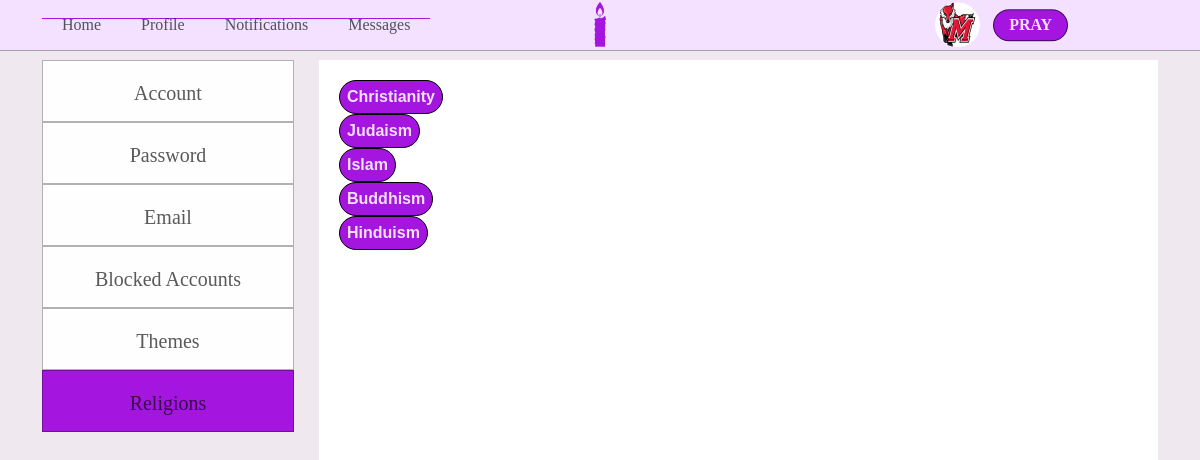
/settings-religions.php (signed in), run on the app's committed database.
### tables this page shows
CREATE TABLE Users(
    userid INT(10) PRIMARY KEY AUTO_INCREMENT,
    fname VARCHAR(20),
    lname VARCHAR(20),
    username VARCHAR(12),
    user_password VARCHAR(15),
    bio TEXT,
    zipCode INT(10),
    Primary_religion INT(10),
    default_view VARCHAR(20),
    email VARCHAR(30),
    phone_number VARCHAR(15),
    pPicture VARCHAR(20),
    bPicture VARCHAR(20),
    dateLastMaint DATETIME DEFAULT CURRENT_TIMESTAMP,
    dateAdded DATETIME DEFAULT CURRENT_TIMESTAMP,
    CONSTRAINT FK_Users_Religions FOREIGN KEY (Primary_religion) REFERENCES Religions (relid)
);

CREATE TABLE Religions(
    relid INT(10) PRIMARY KEY AUTO_INCREMENT,
    religion_name VARCHAR(30),
    dateLastMaint DATETIME DEFAULT CURRENT_TIMESTAMP,
    dateAdded DATETIME DEFAULT CURRENT_TIMESTAMP
);

### config/functions.php (called while the page is built, shortened)
<?php
    function getRoot(){
        $root = ROOT_DIR;
        $root = str_replace("\\", "/", $root);
        $root = str_replace('/config', '',$root);
        $pageroot = getcwd() ."/";
        $pageroot = str_replace("\\", "/", $pageroot);
        $root = str_replace($root."/", '' , $pageroot);
        $root = preg_replace("#(/.*?).*?(/)#", '/../', "/".$root);
        $root = substr($root, 1);
        return $root;
    }
?>

### Database/mydb.php (called while the page is built, shortened)
<?php
Class mydb {
    protected $conn;
    Public function __construct($con){
        $this->conn = $con;
    }
    function FetchQuery($query){
        $arrayresult = [];
        if($queryresult = mysqli_query($this->conn, $query)){
            while ($row = mysqli_fetch_assoc($queryresult)){
                $arrayresult[] = $row;
            }
            return $arrayresult;
        }else{
            echo"</br></br></br>";
            die(mysqli_error($this->conn) ."</br>".$query);
        }
    }
}
?>

### config/permissions.php (called while the page is built, shortened)
<?php
    $id =  isset($id) ? $id : $_SESSION['userId'];
    $usersettings = isLoggedIn($id, $db);
    function isLoggedIn($id, $db){
        $SETTINGS['username'] = '';
        $SETTINGS['firstname'] = '';
        $SETTINGS['lastname'] = '';
        $SETTINGS['password'] = '';
        if($_SESSION['userId'] != ''){
            $userquery = "SELECT *
                          FROM USERS
                          WHERE userid = $id";
            $userresult = $db->FetchQuery($userquery);
            $SETTINGS['username'] = $userresult[0]['username'];
            $SETTINGS['firstname'] = $userresult[0]['fname'];
            $SETTINGS['lastname'] = $userresult[0]['lname'];
            $SETTINGS['password'] = $userresult[0]['user_password'];
            return $SETTINGS;
        }
    }
?>

### settings-religions.php (the view, shortened to what this page needs)
<?php
    include 'config/dbconfig.php';
    include 'config/permissions.php';
    include 'config/functions.php';
    include 'Classes/createheader.php';
    include 'Classes/createFooter.php';
    include 'Classes/createUserSettings.php';
    $menus = [
        [
            'name'=>'Home',
            'link'=>'index.php',
            'active'=>''
        ],
        [
            'name'=>'Profile',
            'link'=>'profile.php',
            'active'=>''
        ],
        [
            'name'=>'Notifications',
            'link'=>'notifications.php',
            'active'=>''
        ],
        [
            'name'=>'Messages',
            'link'=>'messages.php',
            'active'=>''
        ]
    ];
    $css[] = ["src"=>"css/core.php","type"=>"css"];
    $title = "P.R.A.Y.";
    $header = new Header($db, $menus, $title, $css);
    $header->ShowUserMenu($id);
    $header->displayHeader();
    $allreligionsquery = "SELECT *
                          FROM RELIGIONS
                          WHERE relid <> 1";
    $religions = $db->FetchQuery($allreligionsquery);
    ?>
<section class='index-body'>
    <div class='settings-religions-body'>
    <form method='post' action='php/addReligion.php'>
        <?php
            foreach($religions as $i){?>
                <div class='religion-box'>
                    <button type='submit' value='<?php echo $i['relid'] ?>'><?php echo $i['religion_name'] ?></button>
                </div>
                <?php
            }?>
            </form>
    </div>

### Classes/createheader.php (shortened to what this page needs)
<?php
    class Header{
        protected $db;
        protected $menus;
        protected $loggedIn;
        protected $userid;
        protected $title;
        protected $css;
        protected $profpic;
        Public function __construct($db,$menus,$title,$css){
            $this->db = $db;
            $this->menus = $menus;
            $this->title = $title;
            $this->css = $css;
        }
        function showUserMenu($id, $bool = 1){
            $this->loggedIn = $bool;
            $this->userid = $id;
            $this->getUserInfo();
        }
        function displayHeader(){
            $this->createTitle();
            echo "
                  <section class='header'>
                  <div class='header-box'>
                  <ul class='header-link-box'>";
            foreach($this->menus as $i){
                echo "<li class='header-link ".$i['active']."'>
                        <a href='".$i['link']."'>".$i['name']."</a>
                      </li>";
            }
            echo "</ul>";
            echo "<ul class='logo-box'>
                    <li class='logo-li'>
                        <a href='index.php'><img class='logo' src='".getRoot()."images/icons/favicon.png'></a>
                    </li>
                  </ul>";
            if($this->loggedIn == 1){
                echo "
                <ul class='header-profile-pic'>
                        <li id='header-profile-pic-link' onclick='ShowMenu()'>
                            <img class='index-profile-pic' src='".getRoot()."images/Users/".$this->userid."/Profile/".$this->profpic."'>
                        </li>
                        <li id='sort-compose'>
                            <div id='startprayer' onclick='ShowCompose()'>PRAY</div>
                        </li>
                    </ul>";
            }
            echo "</div></section>";
        }
        function createTitle(){
           echo "<html>
                    <head>
                        <title>".$this->title."</title>
                        <link rel='shortcut icon' href='images/icons/favicon.png'>
                        <meta name='viewport' content='width=device-width, initial-scale=1.0'>
                    </head>
                    <body>";
            $this->addcss();
        }
        function addcss(){
            foreach($this->css as $i){
                echo "<link rel='stylesheet' type='text/css' href='".$i["src"]."'>";
                continue;
            }
        }
        function getUserInfo(){
            $query = "SELECT * FROM USERS WHERE userid = '$this->userid'";
            $result = $this->db->fetchQuery($query);
            $this->profpic = $result[0]['pPicture'];
        }
    }
?>

### data on the page
users: pPicture (picture)
religions: $i['relid'] 2 (drawn), religion_name "Christianity"
religions: $i['relid'] 3 (drawn), religion_name "Judaism"
religions: $i['relid'] 4 (drawn), religion_name "Islam"
religions: $i['relid'] 5 (drawn), religion_name "Buddhism"
religions: $i['relid'] 6 (drawn), religion_name "Hinduism"

### other printed values
$i['name'] "Home"
$i['name'] "Profile"
$i['name'] "Notifications"
$i['name'] "Messages"
$i['name'] "Account"
$i['name'] "Password"
$i['name'] "Email"
$i['name'] "Blocked Accounts"
$i['name'] "Themes"
$i['name'] "Religions"
